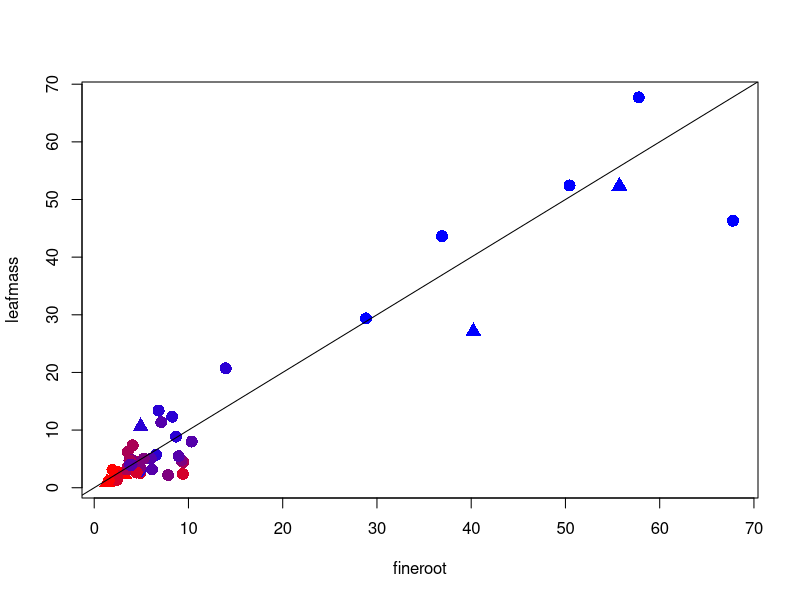
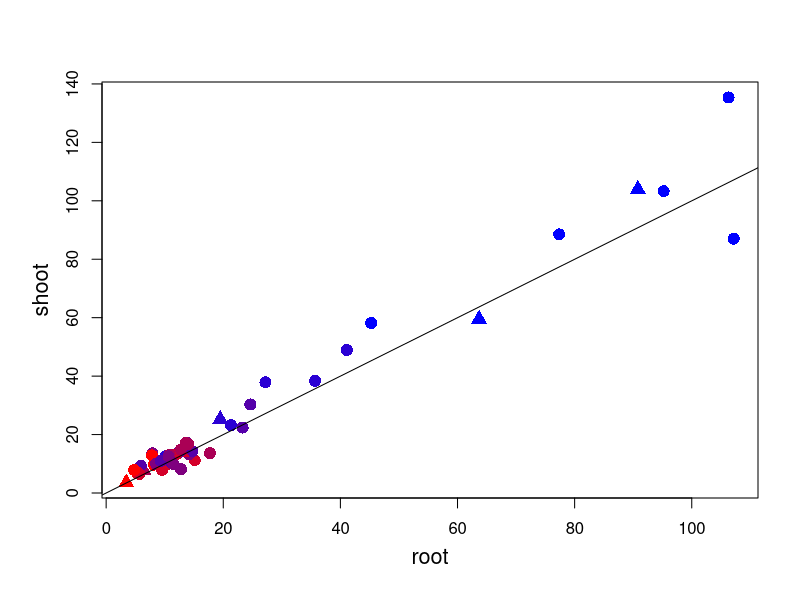

Recreate these plots in R, in order. (Note: this script raises an error after producing the figures.)

#read data
seedlingmass<- read.csv("calculated data/seedling mass.csv") 


#subset with data for root:shoot comparisons
ratio <- subset(seedlingmass, select = c("ID", "volume", "fineroot", "leafmass", "root", "shoot"))

ratio_lm <- lm(log10(leafmass) ~ log10(fineroot), data=ratio)

#PLOTTING
pchs <- c(rep(16,6),17)
gradient <- colorRampPalette(c("red", "blue"))
palette(gradient(7))

#all data points, leaves-fine roots
with(ratio, plot(fineroot, leafmass, cex=1.6, pch=pchs, col=as.factor(volume)))
abline(0,1)

#all data points, root-shoot
windows(8,6)
par(oma = c(0, 1, 0, 0), mgp = c(2.5, 1, 0), cex.axis=1.0, cex.lab=1.3)
with(ratio, plot(root, shoot, cex=1.6, pch=pchs, col=as.factor(volume)))
abline(0,1)
box


#treatment means
ratio_agg <- summaryBy( .~ volume , data = ratio,  FUN=c(mean,sd,length))
#SE
ratio_agg$finerootSE <- with(ratio_agg, fineroot.sd/sqrt(fineroot.length))
ratio_agg$leafmassSE <- with(ratio_agg, leafmass.sd/sqrt(leafmass.length))
ratio_agg$rootSE <- with(ratio_agg, root.sd/sqrt(root.length))
ratio_agg$shootSE <- with(ratio_agg, shoot.sd/sqrt(shoot.length))

##RS and leaf froot leaf means
rs_mean <- with(ratio_agg, mean(root.mean) / mean(shoot.mean))
fl_mean <- with(ratio_agg, mean(fineroot.mean) / mean(leafmass.mean))


#quick plot of means, root:shoot $ leaf:froot
with(ratio_agg, plot(root.mean, shoot.mean, cex=1.6, pch=pchs, col=as.factor(volume)))
abline(0,1)
with(ratio_agg, plot(fineroot.mean, leafmass.mean, cex=1.6, pch=pchs, col=as.factor(volume)))
abline(0,1)

#----------------------------------------------------------------------------------------------------
#PLOT of Froot:leaf means with SE
windows(8,6)
par(mar=c(5,5,1,1), mgp = c(2.5, 1, 0), cex.axis=1.0, cex.lab=1.3)
with(ratio_agg, plot(fineroot.mean, leafmass.mean, cex=1.6, ylim=c(0,60), xlim=c(0,60),
                     pch=pchs, col=as.factor(volume), 
                     xlab = "Fine Root Mass (g)",
                     ylab = "Leaf Mass (g)"))

with(ratio_agg, arrows(x0=fineroot.mean, y0=leafmass.mean, x1=fineroot.mean+finerootSE, angle=90, length=0.05,col=palette(), lwd=2))
with(ratio_agg, arrows(x0=fineroot.mean, y0=leafmass.mean, x1=fineroot.mean-finerootSE, angle=90, length=0.05,col=palette(), lwd=2))

with(ratio_agg, arrows(x0=fineroot.mean, y0=leafmass.mean, y1=leafmass.mean+leafmassSE, angle=90, length=0.05,col=palette(), lwd=2))
with(ratio_agg, arrows(x0=fineroot.mean, y0=leafmass.mean, y1=leafmass.mean-leafmassSE, angle=90, length=0.05,col=palette(), lwd=2))

abline(0,1)

leglab <- levels(ratio_agg$volume)
leglab[7] <- "free"
legend("bottomright", leglab, pch=pchs,text.font=3, inset=0.0, 
       title=expression(Pot~volume~(l)), col=palette(), bty='n')

box()

dev.copy2pdf(file= "output/Leaf_Froot.pdf")
#------------------------------------------------------------------------------------------------------
#PLOT of Root:Shoot means with SE

windows(8,6)
par(mar=c(5,5,1,1), mgp = c(2.5, 1, 0), cex.axis=1.0, cex.lab=1.3)
with(ratio_agg, plot(root.mean, shoot.mean, cex=1.6, ylim=c(0,40), xlim=c(0,40),
                     pch=pchs, col=as.factor(volume), 
                     xlab = "Root Mass (g)",
                     ylab = "Shoot Mass (g)"))

with(ratio_agg, arrows(x0=root.mean, y0=shoot.mean, x1=root.mean+rootSE, angle=90, length=0.05,col=palette(), lwd=2))
with(ratio_agg, arrows(x0=root.mean, y0=shoot.mean, x1=root.mean-rootSE, angle=90, length=0.05,col=palette(), lwd=2))

with(ratio_agg, arrows(x0=root.mean, y0=shoot.mean, y1=shoot.mean+shootSE, angle=90, length=0.05,col=palette(), lwd=2))
with(ratio_agg, arrows(x0=root.mean, y0=shoot.mean, y1=shoot.mean-shootSE, angle=90, length=0.05,col=palette(), lwd=2))

abline(0,1)

leglab <- levels(ratio_agg$volume)
leglab[7] <- "free"
legend("bottomright", leglab, pch=pchs,text.font=3, inset=0.0, 
       title=expression(Pot~volume~(l)), col=palette(), bty='n')

box()
dev.copy2pdf(file= "output/Shoot_Root.pdf")
#-------------------------------------------------------------------------------------------------------------------------
